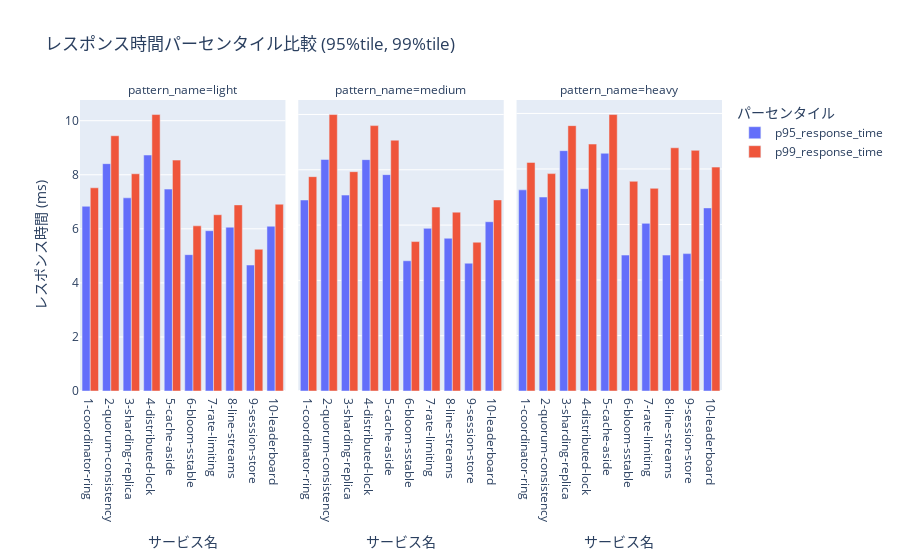

Notebook source saved alongside this figure:
### Code cell
if df_results is not None:
    df_melted = df_results.melt(
        id_vars=['service_name', 'pattern_name'],
        value_vars=['p95_response_time', 'p99_response_time'],
        var_name='percentile',
        value_name='response_time'
    )
    
    fig = px.bar(
        df_melted,
        x='service_name',
        y='response_time',
        color='percentile',
        facet_col='pattern_name',
        barmode='group',
        title='レスポンス時間パーセンタイル比較 (95%tile, 99%tile)',
        labels={'service_name': 'サービス名', 'response_time': 'レスポンス時間 (ms)', 'percentile': 'パーセンタイル'},
        category_orders={'pattern_name': ['light', 'medium', 'heavy']}
    )
    fig.update_yaxes(matches=None)
    fig.show()
else:
    print("データがありません。")

### Figure 1 — Plotly figure (JSON) as saved in the notebook; plotly's stock layout.template omitted (floating-point values rounded to 4 significant figures)
{"data": [{"alignmentgroup": "True", "hovertemplate": "パーセンタイル=p95_response_time<br>pattern_name=light<br>サービス名=%{x}<br>レスポンス時間 (ms)=%{y}<extra></extra>", "legendgroup": "p95_response_time", "marker": {"color": "#636efa", "pattern": {"shape": ""}}, "name": "p95_response_time", "offsetgroup": "p95_response_time", "orientation": "v", "showlegend": true, "textposition": "auto", "type": "bar", "x": ["1-coordinator-ring", "2-quorum-consistency", "3-sharding-replica", "4-distributed-lock", "5-cache-aside", "6-bloom-sstable", "7-rate-limiting", "8-line-streams", "9-session-store", "10-leaderboard"], "xaxis": "x", "y": [6.834, 8.411, 7.147, 8.731, 7.469, 5.044, 5.93, 6.061, 4.661, 6.096], "yaxis": "y"}, {"alignmentgroup": "True", "hovertemplate": "パーセンタイル=p99_response_time<br>pattern_name=light<br>サービス名=%{x}<br>レスポンス時間 (ms)=%{y}<extra></extra>", "legendgroup": "p99_response_time", "marker": {"color": "#EF553B", "pattern": {"shape": ""}}, "name": "p99_response_time", "offsetgroup": "p99_response_time", "orientation": "v", "showlegend": true, "textposition": "auto", "type": "bar", "x": ["1-coordinator-ring", "2-quorum-consistency", "3-sharding-replica", "4-distributed-lock", "5-cache-aside", "6-bloom-sstable", "7-rate-limiting", "8-line-streams", "9-session-store", "10-leaderboard"], "xaxis": "x", "y": [7.518, 9.443, 8.037, 10.23, 8.542, 6.11, 6.522, 6.886, 5.244, 6.911], "yaxis": "y"}, {"alignmentgroup": "True", "hovertemplate": "パーセンタイル=p95_response_time<br>pattern_name=medium<br>サービス名=%{x}<br>レスポンス時間 (ms)=%{y}<extra></extra>", "legendgroup": "p95_response_time", "marker": {"color": "#636efa", "pattern": {"shape": ""}}, "name": "p95_response_time", "offsetgroup": "p95_response_time", "orientation": "v", "showlegend": false, "textposition": "auto", "type": "bar", "x": ["1-coordinator-ring", "2-quorum-consistency", "3-sharding-replica", "4-distributed-lock", "5-cache-aside", "6-bloom-sstable", "7-rate-limiting", "8-line-streams", "9-session-store", "10-leaderboard"], "xaxis": "x2", "y": [6.907, 8.372, 7.085, 8.367, 7.824, 4.709, 5.881, 5.524, 4.621, 6.121], "yaxis": "y2"}, {"alignmentgroup": "True", "hovertemplate": "パーセンタイル=p99_response_time<br>pattern_name=medium<br>サービス名=%{x}<br>レスポンス時間 (ms)=%{y}<extra></extra>", "legendgroup": "p99_response_time", "marker": {"color": "#EF553B", "pattern": {"shape": ""}}, "name": "p99_response_time", "offsetgroup": "p99_response_time", "orientation": "v", "showlegend": false, "textposition": "auto", "type": "bar", "x": ["1-coordinator-ring", "2-quorum-consistency", "3-sharding-replica", "4-distributed-lock", "5-cache-aside", "6-bloom-sstable", "7-rate-limiting", "8-line-streams", "9-session-store", "10-leaderboard"], "xaxis": "x2", "y": [7.751, 9.997, 7.931, 9.597, 9.07, 5.404, 6.65, 6.467, 5.38, 6.91], "yaxis": "y2"}, {"alignmentgroup": "True", "hovertemplate": "パーセンタイル=p95_response_time<br>pattern_name=heavy<br>サービス名=%{x}<br>レスポンス時間 (ms)=%{y}<extra></extra>", "legendgroup": "p95_response_time", "marker": {"color": "#636efa", "pattern": {"shape": ""}}, "name": "p95_response_time", "offsetgroup": "p95_response_time", "orientation": "v", "showlegend": false, "textposition": "auto", "type": "bar", "x": ["1-coordinator-ring", "2-quorum-consistency", "3-sharding-replica", "4-distributed-lock", "5-cache-aside", "6-bloom-sstable", "7-rate-limiting", "8-line-streams", "9-session-store", "10-leaderboard"], "xaxis": "x3", "y": [7.247, 6.989, 8.659, 7.289, 8.565, 4.897, 6.04, 4.897, 4.95, 6.597], "yaxis": "y3"}, {"alignmentgroup": "True", "hovertemplate": "パーセンタイル=p99_response_time<br>pattern_name=heavy<br>サービス名=%{x}<br>レスポンス時間 (ms)=%{y}<extra></extra>", "legendgroup": "p99_response_time", "marker": {"color": "#EF553B", "pattern": {"shape": ""}}, "name": "p99_response_time", "offsetgroup": "p99_response_time", "orientation": "v", "showlegend": false, "textposition": "auto", "type": "bar", "x": ["1-coordinator-ring", "2-quorum-consistency", "3-sharding-replica", "4-distributed-lock", "5-cache-aside", "6-bloom-sstable", "7-rate-limiting", "8-line-streams", "9-session-store", "10-leaderboard"], "xaxis": "x3", "y": [8.236, 7.832, 9.561, 8.897, 9.96, 7.556, 7.302, 8.763, 8.671, 8.066], "yaxis": "y3"}], "layout": {"annotations": [{"font": {}, "showarrow": false, "text": "pattern_name=light", "x": 0.16, "xanchor": "center", "xref": "paper", "y": 1, "yanchor": "bottom", "yref": "paper"}, {"font": {}, "showarrow": false, "text": "pattern_name=medium", "x": 0.5, "xanchor": "center", "xref": "paper", "y": 1, "yanchor": "bottom", "yref": "paper"}, {"font": {}, "showarrow": false, "text": "pattern_name=heavy", "x": 0.84, "xanchor": "center", "xref": "paper", "y": 1, "yanchor": "bottom", "yref": "paper"}], "barmode": "group", "legend": {"title": {"text": "パーセンタイル"}, "tracegroupgap": 0}, "title": {"text": "レスポンス時間パーセンタイル比較 (95%tile, 99%tile)"}, "xaxis": {"anchor": "y", "domain": [0, 0.32], "title": {"text": "サービス名"}}, "xaxis2": {"anchor": "y2", "domain": [0.34, 0.66], "matches": "x", "title": {"text": "サービス名"}}, "xaxis3": {"anchor": "y3", "domain": [0.68, 1.0], "matches": "x", "title": {"text": "サービス名"}}, "yaxis": {"anchor": "x", "domain": [0, 1], "title": {"text": "レスポンス時間 (ms)"}}, "yaxis2": {"anchor": "x2", "domain": [0, 1], "showticklabels": false}, "yaxis3": {"anchor": "x3", "domain": [0, 1], "showticklabels": false}}}
